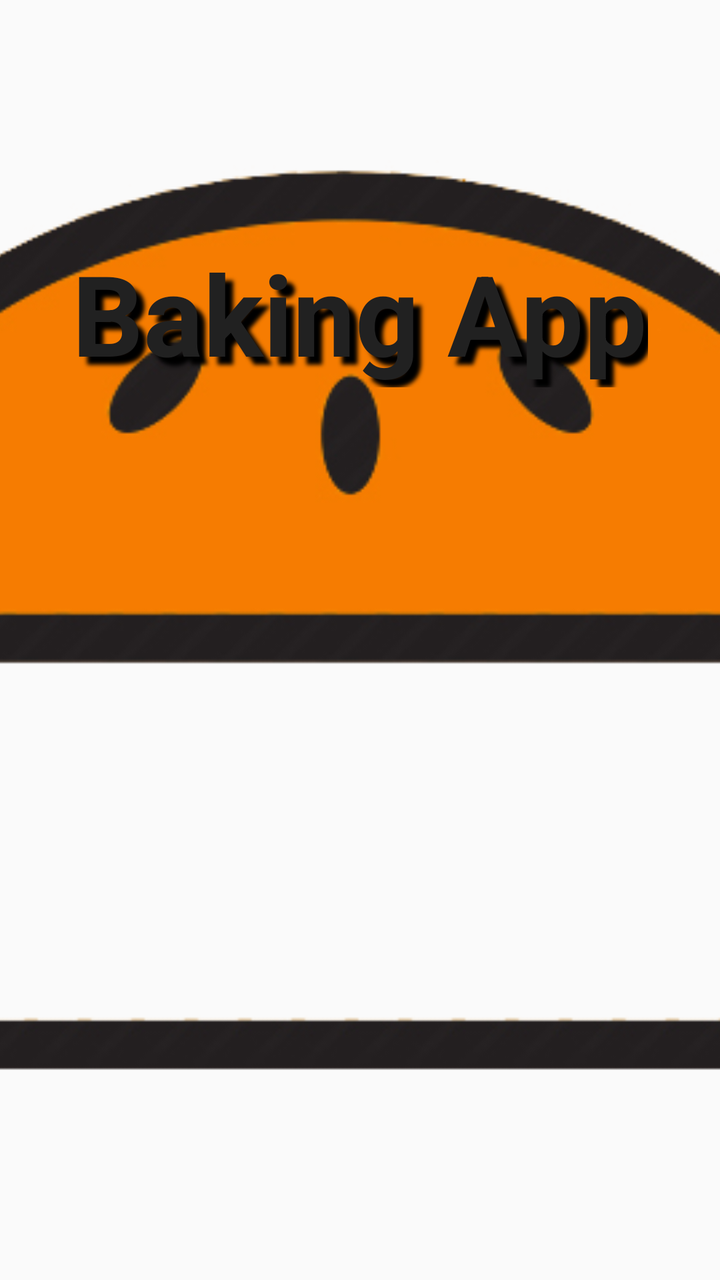
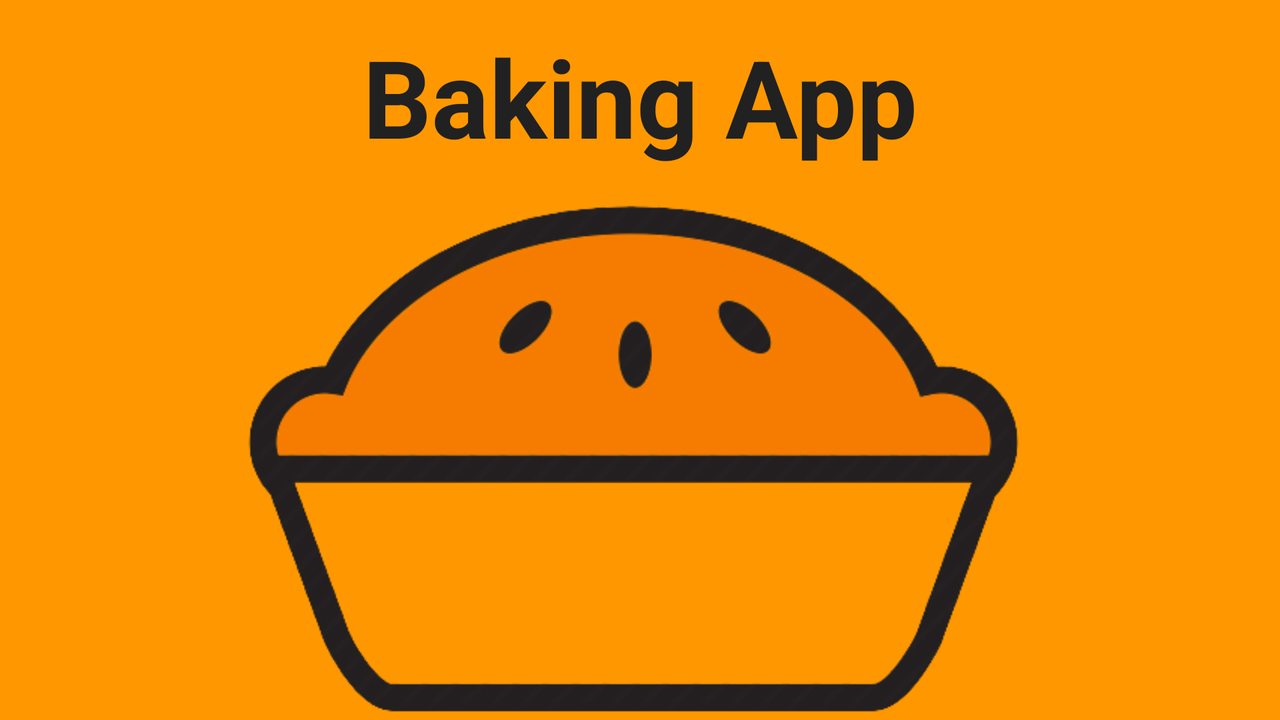

First picture: res/layout/ on a phone held upright. Second picture: the repository's own variant of that layout, on a device whose configuration matches the variant's folder. Source for both follows.
<!-- AndroidManifest.xml: application theme AppTheme -->
<!-- res/layout/activity_splash.xml -->
<?xml version="1.0" encoding="utf-8"?>
<android.support.constraint.ConstraintLayout
    xmlns:android="http://schemas.android.com/apk/res/android"
    xmlns:app="http://schemas.android.com/apk/res-auto"
    xmlns:tools="http://schemas.android.com/tools"
    android:layout_width="match_parent"
    android:layout_height="match_parent"
    tools:context="appkite.jordiguzman.com.backingapp.ui.Splash">


    <ImageView
        android:id="@+id/iv_splash"
        android:layout_width="0dp"
        android:layout_height="0dp"
        android:contentDescription="@string/image_recipe"

        android:scaleType="centerCrop"
        android:src="@drawable/splash"
        app:layout_constraintBottom_toBottomOf="parent"
        app:layout_constraintEnd_toEndOf="parent"
        app:layout_constraintStart_toStartOf="parent"
        app:layout_constraintTop_toTopOf="parent" />

    <TextView
        android:id="@+id/textView"
        android:layout_width="wrap_content"
        android:layout_height="wrap_content"
        android:layout_marginTop="119dp"
        android:text="@string/app_name"
        android:textColor="@color/icons"
        android:shadowColor="@android:color/black"
        android:shadowDx="12"
        android:shadowDy="12"
        android:shadowRadius="5"
        android:textSize="56sp"
        android:textStyle="bold"
        app:layout_constraintEnd_toEndOf="parent"
        app:layout_constraintStart_toStartOf="parent"
        app:layout_constraintTop_toTopOf="parent" />


</android.support.constraint.ConstraintLayout>
<!-- resources referenced by this layout -->
<resources>
  <color name="icons">#212121</color>
  <!-- drawable splash: png bitmap (drawable-v24, 53072 bytes) -->
  <string name="app_name">Baking App</string>
  <string name="image_recipe">Image recipe</string>
  <style name="AppTheme" parent="Theme.AppCompat.Light.DarkActionBar">
          
          <item name="colorPrimary">@color/colorPrimary</item>
          <item name="colorPrimaryDark">@color/colorPrimaryDark</item>
          <item name="colorAccent">@color/colorAccent</item>
      </style>
  <color name="colorPrimary">#FF9800</color>
  <color name="colorPrimaryDark">#F57C00</color>
  <color name="colorAccent">#607D8B</color>
</resources>
<!-- res/layout-land/activity_splash.xml (the repository's variant of the layout above) -->
<!-- drawn on the phone turned sideways -->
<?xml version="1.0" encoding="utf-8"?>
<android.support.constraint.ConstraintLayout xmlns:android="http://schemas.android.com/apk/res/android"
    xmlns:app="http://schemas.android.com/apk/res-auto"
    xmlns:tools="http://schemas.android.com/tools"
    android:layout_width="match_parent"
    android:layout_height="match_parent"
    android:background="@color/colorPrimary"
    tools:context="appkite.jordiguzman.com.backingapp.ui.Splash">


    <ImageView
        android:id="@+id/iv_splash"
        android:layout_width="wrap_content"
        android:layout_height="wrap_content"
        android:layout_marginEnd="8dp"
        android:layout_marginStart="8dp"
        android:layout_marginTop="55dp"
        android:contentDescription="@string/image_recipe"
        android:src="@drawable/splash"
        app:layout_constraintEnd_toEndOf="parent"
        app:layout_constraintStart_toStartOf="parent"
        app:layout_constraintTop_toTopOf="parent" />

    <TextView
        android:id="@+id/textView"
        android:layout_width="wrap_content"
        android:layout_height="wrap_content"
        android:padding="12dp"
        android:text="@string/app_name"
        android:textColor="@color/icons"
        android:textSize="54sp"
        android:textStyle="bold"
        app:layout_constraintEnd_toEndOf="parent"
        app:layout_constraintStart_toStartOf="parent"
        app:layout_constraintTop_toTopOf="parent" />


</android.support.constraint.ConstraintLayout>
<!-- resources referenced by the variant -->
<!-- as the phone turned sideways resolves them -->
<resources>
  <color name="colorPrimary">#FF9800</color>
  <color name="icons">#212121</color>
  <!-- drawable splash: png bitmap (drawable-v24, 53072 bytes) -->
  <string name="app_name">Baking App</string>
  <string name="image_recipe">Image recipe</string>
  <style name="AppTheme" parent="Theme.AppCompat.Light.DarkActionBar">
          
          <item name="colorPrimary">@color/colorPrimary</item>
          <item name="colorPrimaryDark">@color/colorPrimaryDark</item>
          <item name="colorAccent">@color/colorAccent</item>
      </style>
  <color name="colorPrimaryDark">#F57C00</color>
  <color name="colorAccent">#607D8B</color>
</resources>
